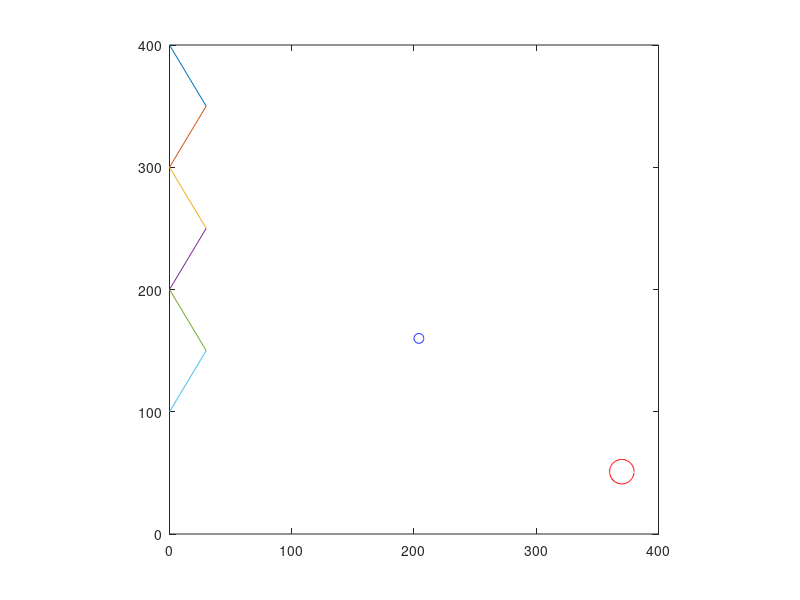

This figure's MATLAB source: (Note: this script raises an error after producing the figure.)
function CircCollision
% Nikesh Bajaj
% bajaj.nikkey@gmail.com
% Aligarh Muslim University

    format compact

    global vel puck_size puck_radius peg_size peg_radius pos pos2 width hight walls
    width=400;
    hight =400;
    x=(width)/2;
    y=(hight)/2;
    puck_size   = 20;
    puck_radius = puck_size/2;
    peg_size    = 8;
    peg_radius  = peg_size/2; 
    number_of_peaks = 6;
    
    walls = zeros(number_of_peaks, 4);
    for i = 1:number_of_peaks
        y1 = hight - (i-1)*50;
        y2 = y1 - 50;
        if mod(i,2)==0
            walls(i,:) = [0 y2 30 y1];
        else
            walls(i,:) = [30 y2 0 y1];
        end
    end
%     for i = 1:number_of_peaks
%         y1 = hight - (i-1)*50;
%         y2 = y1 - 50;
%         if mod(i,2)==0
%             walls(i+number_of_peaks,:) = [width y2 width-30 y1];
%         else
%             walls(i+number_of_peaks,:) = [width-30 y2 width y1];
%         end
%     end

    pos = [x y];
    pos2= [x+peg_radius y-40];
    pos = [width-30 50];
    vel = [0 1];
    
    figure_handle = figure(1);
    while ishandle(figure_handle)
        drawcircle
    end
    disp('bye!')

function drawcircle
    global vel puck_size puck_radius peg_size peg_radius pos pos2 width hight walls

    if pos(1)+puck_size> width || pos(1)-puck_size <0
        vel(1)=-(vel(1)+0.1*vel(1));
    end
    if pos(2)+puck_size>hight || pos(2)-puck_size<0
        vel(2)=-(vel(2)+0.1*vel(2));
    end

    pos(1) = pos(1) + vel(1);
    pos(2) = pos(2) + vel(2);

    circleplot(pos(1), pos(2), puck_radius, 'r') 
    hold on
    for i = 1:size(walls,1)
        wall = walls(i,:);
        plot([wall(1) wall(3)], [wall(2) wall(4)]);
    end
    circleplot(pos2(1), pos2(2), peg_radius, 'b') 
    hold off
    axis([0, width, 0, hight])
    drawnow

    %Detect collision - pythagorean theorem
    a = pos(1) - pos2(1);
    b = pos(2) - pos2(2);
    distance = sqrt(a*a + b*b);
    if distance <= puck_radius + peg_radius        
        %TODO: update position to exact collision point
        
        %update velocity
        velocity_angle = radtodeg(atan2(vel(2),  vel(1)));
        normal_angle   = radtodeg(atan2(pos2(2) - pos(2), pos2(1) - pos(1)));
        velocity_angle = 2 * normal_angle - 180 - velocity_angle;
        
        vel(1) = cos(degtorad(velocity_angle)) * norm(vel);
        vel(2) = sin(degtorad(velocity_angle)) * norm(vel);
        
        disp('Collision!')
    end
    
    %Detect collision with walls
    for i = 1:size(walls,1)
        wall = walls(i,:);
        if wall_collision(wall) == 1
            disp('within line!')
            velocity_angle = radtodeg(atan2(vel(2),  vel(1)));
            normal_angle   = radtodeg(atan2(-(wall(3)-wall(1)), wall(4)-wall(2)));
            velocity_angle = 2 * normal_angle - 180 - velocity_angle;

            vel(1) = cos(degtorad(velocity_angle)) * norm(vel);
            vel(2) = sin(degtorad(velocity_angle)) * norm(vel);
        end
    end

function d = wall_collision(wall)
    global pos puck_radius;
    
    slope = (wall(4)-wall(2)) / (wall(3)-wall(1));
    intercept = slope * -wall(1) + wall(2);
    [xout,yout] = linecirc(slope, intercept, pos(1), pos(2), puck_radius);
    
    if xout(1) > wall(1) && xout(1) < wall(3) && yout(1) > wall(2) && yout(2) < wall(4)
        d = 1;
        return
    else
        d = 0;
        return
    end

function circleplot(xc, yc, r, color) 
    t = 0 : .1 : 2*pi; 
    x = r * cos(t) + xc; 
    y = r * sin(t) + yc; 
    plot(x, y, color) 
    axis square; grid 